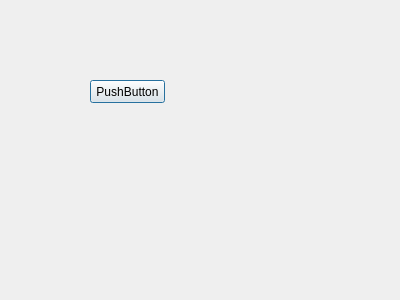
<?xml version="1.0" encoding="UTF-8"?>
<ui version="4.0">
 <class>LoginDialog</class>
 <widget class="QDialog" name="LoginDialog">
  <property name="geometry">
   <rect>
    <x>0</x>
    <y>0</y>
    <width>400</width>
    <height>300</height>
   </rect>
  </property>
  <property name="windowTitle">
   <string>Dialog</string>
  </property>
  <widget class="QPushButton" name="pushButton">
   <property name="geometry">
    <rect>
     <x>90</x>
     <y>80</y>
     <width>75</width>
     <height>23</height>
    </rect>
   </property>
   <property name="text">
    <string>PushButton</string>
   </property>
  </widget>
 </widget>
 <resources/>
 <connections>
  <connection>
   <sender>pushButton</sender>
   <signal>clicked()</signal>
   <receiver>LoginDialog</receiver>
   <slot>accept()</slot>
   <hints>
    <hint type="sourcelabel">
     <x>119</x>
     <y>100</y>
    </hint>
    <hint type="destinationlabel">
     <x>186</x>
     <y>154</y>
    </hint>
   </hints>
  </connection>
 </connections>
</ui>
